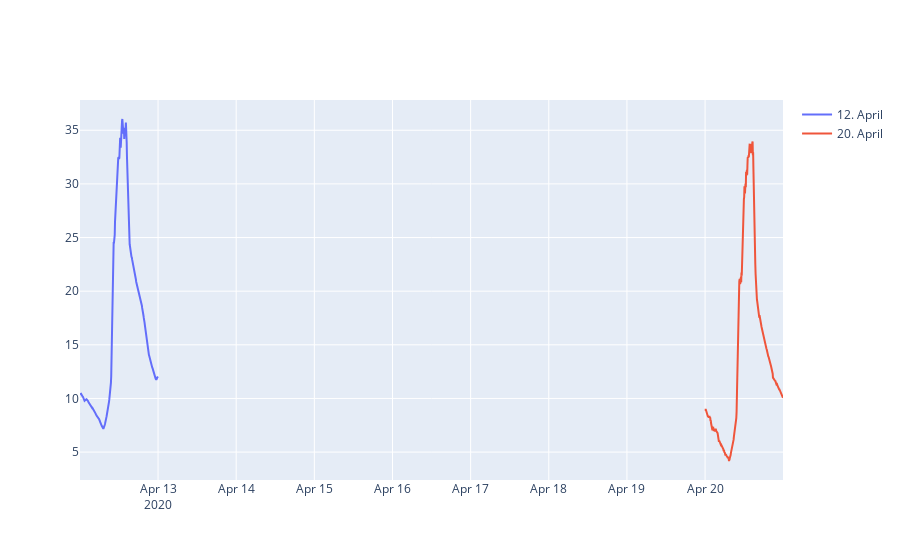

Notebook cell for this chart:
### Markdown cell above
Zunächst muss eine Figure-Umgebung angelegt werden, in die dann die Graphen nach und nach eingetragen werden. Dabei werden jeweils die Daten der x- und y-Werte festgelegt. <br>
<i>Tipp: Durch die property <code>.index</code> greift man auf den Index des Datensatzes zu - den wir weiter oben als Zeitstempel festgelegt haben.</i><br>
Als letztes muss noch der Befehl gegeben werden, dass die figure angezeigt wird.

### Code cell
fig = go.Figure()
# Add traces
fig.add_trace(go.Scatter(x=df_Apr12.index, y=df_Apr12['value'],mode='lines',name='12. April'))
fig.add_trace(go.Scatter(x=df_Apr20.index, y=df_Apr20['value'],mode='lines',name='20. April'))
fig.show()

### Figure 1 — Plotly figure (JSON) as saved in the notebook; plotly's stock layout.template omitted (floating-point values rounded to 4 significant figures; data arrays with more than 128 entries replaced by an {"elided": "..."} marker saying what was removed)
{"data": [{"mode": "lines", "name": "12. April", "type": "scatter", "x": {"elided": "288 str values"}, "y": {"elided": "288 float values"}}, {"mode": "lines", "name": "20. April", "type": "scatter", "x": {"elided": "288 str values"}, "y": {"elided": "288 float values"}}], "layout": {}}
